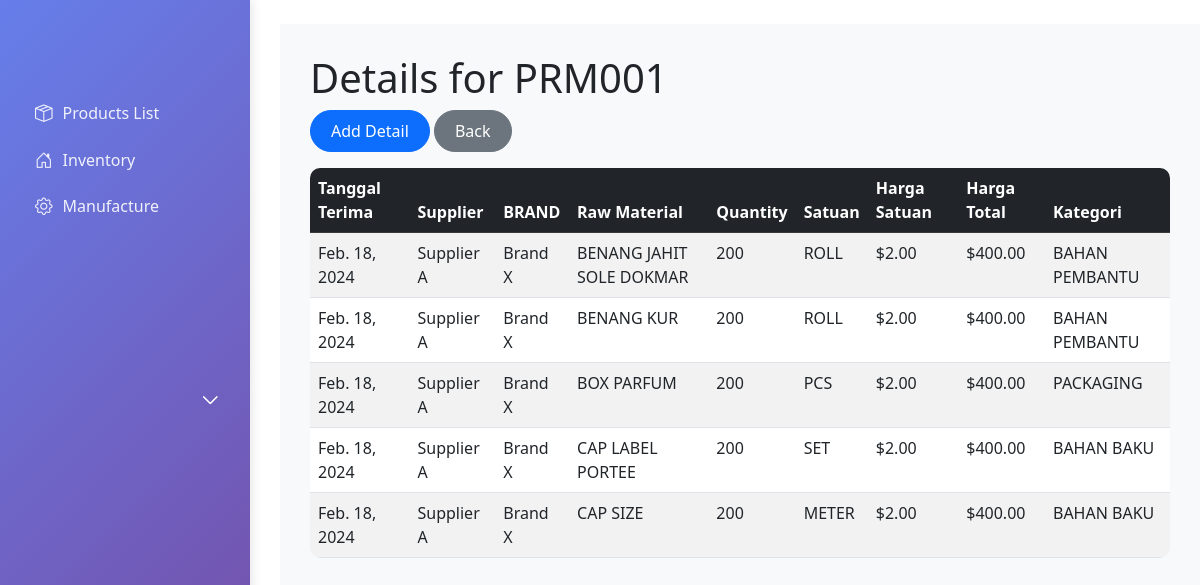
The page /inventory/penerimaan-rawmaterial/PRM001/details/ on the database its author committed.
### inventory_product/models.py (models this page shows, shortened)
class PenerimaanRawMaterial(models.Model):
    id_penerimaan = models.CharField(max_length=100, primary_key=True)
    id_supplier = models.CharField(max_length=100)
    tanggal_terima = models.DateField()
    keterangan = models.TextField(blank=True)
    def __str__(self):
        return self.id_penerimaan

class PenerimaanRawMaterialDetail(models.Model):
    id_penerimaan = models.ForeignKey(PenerimaanRawMaterial, on_delete=models.CASCADE)
    tanggal_terima = models.DateField()
    Supplier = models.CharField(max_length=200)
    BRAND = models.CharField(max_length=100)
    id_rawmaterial = models.ForeignKey('product.RawMaterial', on_delete=models.CASCADE)
    Nama_rawmaterial = models.CharField(max_length=200)
    quantity = models.PositiveIntegerField()
    satuan = models.CharField(max_length=50)
    harga_satuan = models.DecimalField(max_digits=10, decimal_places=2)
    harga_total = models.DecimalField(max_digits=10, decimal_places=2)
    kategori = models.CharField(max_length=100)

### inventory_product/views.py (the view)
# urls.py: path('penerimaan-rawmaterial/<str:pk>/details/', views.penerimaan_rawmaterial_detail_list, name='penerimaan_rawmaterial_detail_list'),
def penerimaan_rawmaterial_detail_list(request, pk):
    penerimaan = get_object_or_404(PenerimaanRawMaterial, pk=pk)
    details = PenerimaanRawMaterialDetail.objects.filter(id_penerimaan=penerimaan)
    return render(request, 'inventory_product/penerimaan_rawmaterial_detail_list.html', {'penerimaan': penerimaan, 'details': details})

### inventory_product/templates/inventory_product/penerimaan_rawmaterial_detail_list.html (shortened to what this page needs)
{% extends 'base.html' %}
{% block content %}
<h1>Details for {{ penerimaan }}</h1>
<div class="mb-3">
    <a href="{% url 'penerimaan_rawmaterial_detail_create' penerimaan.pk %}" class="btn btn-primary">Add Detail</a>
    <a href="{% url 'penerimaan_rawmaterial_list' %}" class="btn btn-secondary">Back</a>
</div>
<div class="table-responsive">
    <table class="table table-striped table-hover">
        <thead class="table-dark">
            <tr>
                <th>Tanggal Terima</th>
                <th>Supplier</th>
                <th>BRAND</th>
                <th>Raw Material</th>
                <th>Quantity</th>
                <th>Satuan</th>
                <th>Harga Satuan</th>
                <th>Harga Total</th>
                <th>Kategori</th>
            </tr>
        </thead>
        <tbody>
            {% for detail in details %}
            <tr>
                <td>{{ detail.tanggal_terima }}</td>
                <td>{{ detail.Supplier }}</td>
                <td>{{ detail.BRAND }}</td>
                <td>{{ detail.Nama_rawmaterial }}</td>
                <td>{{ detail.quantity }}</td>
                <td>{{ detail.satuan }}</td>
                <td>${{ detail.harga_satuan }}</td>
                <td>${{ detail.harga_total }}</td>
                <td>{{ detail.kategori }}</td>
            </tr>
            {% endfor %}
        </tbody>
    </table>
</div>
{% endblock %}

### erp_project/templates/base.html (style rules this page uses)
.btn { border-radius: 25px; padding: 8px 20px; font-weight: 500; }
.table { border-radius: 10px; overflow: hidden; }

### rows shown on the page
PenerimaanRawMaterial: id_penerimaan "PRM001"
PenerimaanRawMaterialDetail: tanggal_terima "Feb. 18, 2024", Supplier "Supplier A", BRAND "Brand X", Nama_rawmaterial "BENANG JAHIT SOLE DOKMAR", quantity "200", satuan "ROLL", harga_satuan "2.00", harga_total "400.00", kategori "BAHAN PEMBANTU"
PenerimaanRawMaterialDetail: tanggal_terima "Feb. 18, 2024", Supplier "Supplier A", BRAND "Brand X", Nama_rawmaterial "BENANG KUR", quantity "200", satuan "ROLL", harga_satuan "2.00", harga_total "400.00", kategori "BAHAN PEMBANTU"
PenerimaanRawMaterialDetail: tanggal_terima "Feb. 18, 2024", Supplier "Supplier A", BRAND "Brand X", Nama_rawmaterial "BOX PARFUM", quantity "200", satuan "PCS", harga_satuan "2.00", harga_total "400.00", kategori "PACKAGING"
PenerimaanRawMaterialDetail: tanggal_terima "Feb. 18, 2024", Supplier "Supplier A", BRAND "Brand X", Nama_rawmaterial "CAP LABEL PORTEE", quantity "200", satuan "SET", harga_satuan "2.00", harga_total "400.00", kategori "BAHAN BAKU"
PenerimaanRawMaterialDetail: tanggal_terima "Feb. 18, 2024", Supplier "Supplier A", BRAND "Brand X", Nama_rawmaterial "CAP SIZE", quantity "200", satuan "METER", harga_satuan "2.00", harga_total "400.00", kategori "BAHAN BAKU"
